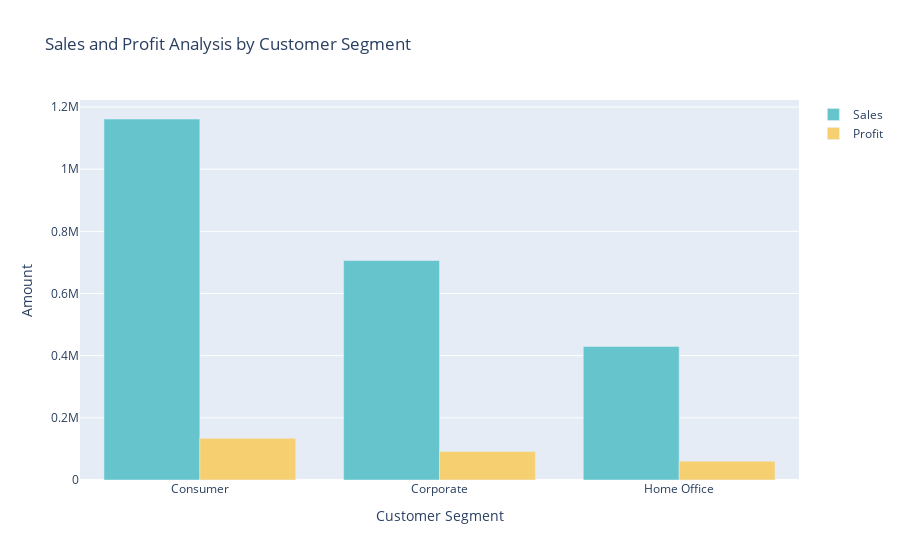

Here is the notebook cell this chart was saved with:
### Markdown cell above
The provided code below creates a grouped bar chart using Plotly to visualize both sales and profit data by customer segment. Here's a breakdown of the code:

1. `sales_profit_by_segment`: It groups the DataFrame (`data`) by the 'Segment' column and calculates the sum of both 'Sales' and 'Profit' for each segment. The result is stored in a new DataFrame.

2. `color_palette`: It defines a color palette for the bars in the chart using Plotly's qualitative color palette called 'Pastel'.

3. `fig`: It creates a bar chart (`go.Figure()`) with two traces (bars). The first trace represents 'Sales' (colored with `color_palette[0]`), and the second trace represents 'Profit' (colored with `color_palette[1]`). Each bar corresponds to a customer segment.

4. `fig.update_layout`: It updates the layout of the chart, setting the title, x-axis title ('Customer Segment'), and y-axis title ('Amount').

5. `fig.show()`: It displays the grouped bar chart with both sales and profit data.

In summary, the code generates a grouped bar chart that visually compares sales and profit amounts for different customer segments. Each customer segment has two bars (one for sales and one for profit) side by side. The title of the chart is 'Sales and Profit Analysis by Customer Segment'.

### Code cell
sales_profit_by_segment = data.groupby('Segment').agg({'Sales': 'sum', 'Profit': 'sum'}).reset_index()

color_palette = colors.qualitative.Pastel

fig = go.Figure()
fig.add_trace(go.Bar(x=sales_profit_by_segment['Segment'], 
                     y=sales_profit_by_segment['Sales'], 
                     name='Sales',
                     marker_color=color_palette[0]))
fig.add_trace(go.Bar(x=sales_profit_by_segment['Segment'], 
                     y=sales_profit_by_segment['Profit'], 
                     name='Profit',
                     marker_color=color_palette[1]))

fig.update_layout(title='Sales and Profit Analysis by Customer Segment',
                  xaxis_title='Customer Segment', yaxis_title='Amount')

fig.show()

### Figure 1 — Plotly figure (JSON) as saved in the notebook; plotly's stock layout.template omitted (floating-point values rounded to 4 significant figures)
{"data": [{"marker": {"color": "rgb(102, 197, 204)"}, "name": "Sales", "type": "bar", "x": ["Consumer", "Corporate", "Home Office"], "y": [1161000.0, 706100.0, 429700.0]}, {"marker": {"color": "rgb(246, 207, 113)"}, "name": "Profit", "type": "bar", "x": ["Consumer", "Corporate", "Home Office"], "y": [134100.0, 91980.0, 60300.0]}], "layout": {"title": {"text": "Sales and Profit Analysis by Customer Segment"}, "xaxis": {"title": {"text": "Customer Segment"}}, "yaxis": {"title": {"text": "Amount"}}}}
